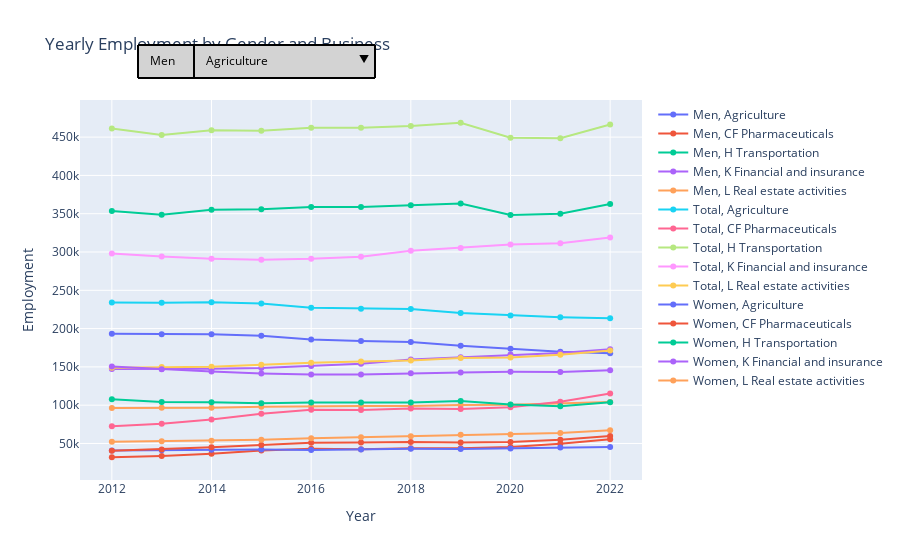

The notebook cell saved with this chart:
### Code cell
import plotly.graph_objects as go

# Assuming kas_new is your DataFrame with the required data
# Make sure kas_new contains 'Year', 'Employment', 'Gender', and 'Business' columns

# Group by 'Year', 'Gender', and 'Business', and sum up the 'Employment' values
yearly_employment = kas_new.groupby(['Year', 'Gender', 'Business'])['Employment'].sum().reset_index()

# Create a figure
fig = go.Figure()

# Add traces for each gender
for gender in yearly_employment['Gender'].unique():
    for business in yearly_employment['Business'].unique():
        filtered_data = yearly_employment[(yearly_employment['Gender'] == gender) & (yearly_employment['Business'] == business)]
        fig.add_trace(go.Scatter(x=filtered_data['Year'], y=filtered_data['Employment'],
                                 mode='lines+markers', name=f"{gender}, {business}",
                                 text=filtered_data['Employment'],  # Set the text to Employment value
                                 hoverinfo='x+y+text'))  # Show Year, Employment, and text on hover


# Define dropdown menus for Gender and Business
gender_options = [{'label': gender, 'method': 'update', 'args': [{'visible': yearly_employment['Gender'] == gender}]} for gender in yearly_employment['Gender'].unique()]
business_options = [{'label': business, 'method': 'update', 'args': [{'visible': yearly_employment['Business'] == business}]} for business in yearly_employment['Business'].unique()]



# Combine all dropdown options
dropdown_options = gender_options_with_class + business_options_with_class

# Create updatemenus
updatemenus = [{'buttons': gender_options,
                'direction': 'down',
                'showactive': True,
                'x': 0.1,
                'xanchor': 'left',
                'y': 1.15,
                'yanchor': 'top',
                'bordercolor': 'black',
                'font': {'color': 'black'},
                'bgcolor': 'lightgray',
                'borderwidth': 2,
                'name': 'Gender Filter'},  # Use 'name' instead of 'label'
               {'buttons': business_options,
                'direction': 'down',
                'showactive': True,
                'x': 0.2,
                'xanchor': 'left',
                'y': 1.15,
                'yanchor': 'top',
                'bordercolor': 'black',
                'font': {'color': 'black'},
                'bgcolor': 'lightgray',
                'borderwidth': 2,
                'name': 'Business Filter'}]  # Use 'name' instead of 'label'

# Update layout with updatemenus
fig.update_layout(updatemenus=updatemenus)

# Update the layout
fig.update_layout(title='Yearly Employment by Gender and Business',
                  xaxis_title='Year', yaxis_title='Employment',
                  hovermode='closest',
                  showlegend=True)

# Show the plot
fig.show()

### Figure 1 — Plotly figure (JSON) as saved in the notebook; plotly's stock layout.template omitted (floating-point values rounded to 4 significant figures; data arrays with more than 128 entries replaced by an {"elided": "..."} marker saying what was removed)
{"data": [{"hoverinfo": "x+y+text", "mode": "lines+markers", "name": "Men, Agriculture", "text": [193278, 192566, 192743, 190660, 185735, 183659, 182543, 177464, 173632, 169895, 167864], "type": "scatter", "x": [2012, 2013, 2014, 2015, 2016, 2017, 2018, 2019, 2020, 2021, 2022], "y": [193278, 192566, 192743, 190660, 185735, 183659, 182543, 177464, 173632, 169895, 167864]}, {"hoverinfo": "x+y+text", "mode": "lines+markers", "name": "Men, CF Pharmaceuticals", "text": [32014, 33539, 36481, 40715, 43079, 42381, 43726, 43907, 45376, 49640, 55506], "type": "scatter", "x": [2012, 2013, 2014, 2015, 2016, 2017, 2018, 2019, 2020, 2021, 2022], "y": [32014, 33539, 36481, 40715, 43079, 42381, 43726, 43907, 45376, 49640, 55506]}, {"hoverinfo": "x+y+text", "mode": "lines+markers", "name": "Men, H Transportation", "text": [353427, 348714, 355024, 355798, 358912, 358914, 361186, 363203, 348236, 350058, 362692], "type": "scatter", "x": [2012, 2013, 2014, 2015, 2016, 2017, 2018, 2019, 2020, 2021, 2022], "y": [353427, 348714, 355024, 355798, 358912, 358914, 361186, 363203, 348236, 350058, 362692]}, {"hoverinfo": "x+y+text", "mode": "lines+markers", "name": "Men, K Financial and insurance", "text": [147372, 147229, 147435, 148550, 151109, 153963, 159779, 162599, 166068, 168187, 173178], "type": "scatter", "x": [2012, 2013, 2014, 2015, 2016, 2017, 2018, 2019, 2020, 2021, 2022], "y": [147372, 147229, 147435, 148550, 151109, 153963, 159779, 162599, 166068, 168187, 173178]}, {"hoverinfo": "x+y+text", "mode": "lines+markers", "name": "Men, L Real estate activities", "text": [96327, 96711, 96504, 97930, 98628, 98886, 98940, 100374, 100446, 102054, 104219], "type": "scatter", "x": [2012, 2013, 2014, 2015, 2016, 2017, 2018, 2019, 2020, 2021, 2022], "y": [96327, 96711, 96504, 97930, 98628, 98886, 98940, 100374, 100446, 102054, 104219]}, {"hoverinfo": "x+y+text", "mode": "lines+markers", "name": "Total, Agriculture", "text": [234109, 233659, 234448, 232898, 227218, 225930, 225599, 220349, 217066, 214753, 213361], "type": "scatter", "x": [2012, 2013, 2014, 2015, 2016, 2017, 2018, 2019, 2020, 2021, 2022], "y": [234109, 233659, 234448, 232898, 227218, 225930, 225599, 220349, 217066, 214753, 213361]}, {"hoverinfo": "x+y+text", "mode": "lines+markers", "name": "Total, CF Pharmaceuticals", "text": [72445, 75740, 81428, 88822, 93894, 93597, 95730, 95140, 97404, 104525, 115392], "type": "scatter", "x": [2012, 2013, 2014, 2015, 2016, 2017, 2018, 2019, 2020, 2021, 2022], "y": [72445, 75740, 81428, 88822, 93894, 93597, 95730, 95140, 97404, 104525, 115392]}, {"hoverinfo": "x+y+text", "mode": "lines+markers", "name": "Total, H Transportation", "text": [461264, 452803, 458831, 458195, 462356, 462340, 464657, 468763, 449205, 448505, 466435], "type": "scatter", "x": [2012, 2013, 2014, 2015, 2016, 2017, 2018, 2019, 2020, 2021, 2022], "y": [461264, 452803, 458831, 458195, 462356, 462340, 464657, 468763, 449205, 448505, 466435]}, {"hoverinfo": "x+y+text", "mode": "lines+markers", "name": "Total, K Financial and insurance", "text": [298004, 294103, 291306, 289918, 291117, 293965, 301553, 305229, 309732, 311575, 318900], "type": "scatter", "x": [2012, 2013, 2014, 2015, 2016, 2017, 2018, 2019, 2020, 2021, 2022], "y": [298004, 294103, 291306, 289918, 291117, 293965, 301553, 305229, 309732, 311575, 318900]}, {"hoverinfo": "x+y+text", "mode": "lines+markers", "name": "Total, L Real estate activities", "text": [148742, 149697, 150188, 152908, 155513, 156962, 158360, 161671, 162102, 165791, 171452], "type": "scatter", "x": [2012, 2013, 2014, 2015, 2016, 2017, 2018, 2019, 2020, 2021, 2022], "y": [148742, 149697, 150188, 152908, 155513, 156962, 158360, 161671, 162102, 165791, 171452]}, {"hoverinfo": "x+y+text", "mode": "lines+markers", "name": "Women, Agriculture", "text": [40831, 41092, 41700, 42241, 41486, 42274, 43050, 42882, 43435, 44847, 45501], "type": "scatter", "x": [2012, 2013, 2014, 2015, 2016, 2017, 2018, 2019, 2020, 2021, 2022], "y": [40831, 41092, 41700, 42241, 41486, 42274, 43050, 42882, 43435, 44847, 45501]}, {"hoverinfo": "x+y+text", "mode": "lines+markers", "name": "Women, CF Pharmaceuticals", "text": [40434, 42202, 44946, 48112, 50816, 51216, 52004, 51237, 52031, 54889, 59884], "type": "scatter", "x": [2012, 2013, 2014, 2015, 2016, 2017, 2018, 2019, 2020, 2021, 2022], "y": [40434, 42202, 44946, 48112, 50816, 51216, 52004, 51237, 52031, 54889, 59884]}, {"hoverinfo": "x+y+text", "mode": "lines+markers", "name": "Women, H Transportation", "text": [107839, 104091, 103813, 102392, 103445, 103425, 103465, 105564, 100973, 98445, 103747], "type": "scatter", "x": [2012, 2013, 2014, 2015, 2016, 2017, 2018, 2019, 2020, 2021, 2022], "y": [107839, 104091, 103813, 102392, 103445, 103425, 103465, 105564, 100973, 98445, 103747]}, {"hoverinfo": "x+y+text", "mode": "lines+markers", "name": "Women, K Financial and insurance", "text": [150635, 146871, 143876, 141369, 140006, 140001, 141780, 142629, 143665, 143390, 145722], "type": "scatter", "x": [2012, 2013, 2014, 2015, 2016, 2017, 2018, 2019, 2020, 2021, 2022], "y": [150635, 146871, 143876, 141369, 140006, 140001, 141780, 142629, 143665, 143390, 145722]}, {"hoverinfo": "x+y+text", "mode": "lines+markers", "name": "Women, L Real estate activities", "text": [52407, 52987, 53683, 54987, 56881, 58079, 59422, 61302, 61655, 63740, 67232], "type": "scatter", "x": [2012, 2013, 2014, 2015, 2016, 2017, 2018, 2019, 2020, 2021, 2022], "y": [52407, 52987, 53683, 54987, 56881, 58079, 59422, 61302, 61655, 63740, 67232]}], "layout": {"hovermode": "closest", "showlegend": true, "title": {"text": "Yearly Employment by Gender and Business"}, "updatemenus": [{"bgcolor": "lightgray", "bordercolor": "black", "borderwidth": 2, "buttons": [{"args": [{"visible": {"elided": "165 bool values"}}], "label": "Men", "method": "update"}, {"args": [{"visible": {"elided": "165 bool values"}}], "label": "Total", "method": "update"}, {"args": [{"visible": {"elided": "165 bool values"}}], "label": "Women", "method": "update"}], "direction": "down", "font": {"color": "black"}, "name": "Gender Filter", "showactive": true, "x": 0.1, "xanchor": "left", "y": 1.15, "yanchor": "top"}, {"bgcolor": "lightgray", "bordercolor": "black", "borderwidth": 2, "buttons": [{"args": [{"visible": {"elided": "165 bool values"}}], "label": "Agriculture", "method": "update"}, {"args": [{"visible": {"elided": "165 bool values"}}], "label": "CF Pharmaceuticals", "method": "update"}, {"args": [{"visible": {"elided": "165 bool values"}}], "label": "H Transportation", "method": "update"}, {"args": [{"visible": {"elided": "165 bool values"}}], "label": "K Financial and insurance", "method": "update"}, {"args": [{"visible": {"elided": "165 bool values"}}], "label": "L Real estate activities", "method": "update"}], "direction": "down", "font": {"color": "black"}, "name": "Business Filter", "showactive": true, "x": 0.2, "xanchor": "left", "y": 1.15, "yanchor": "top"}], "xaxis": {"title": {"text": "Year"}}, "yaxis": {"title": {"text": "Employment"}}}}
